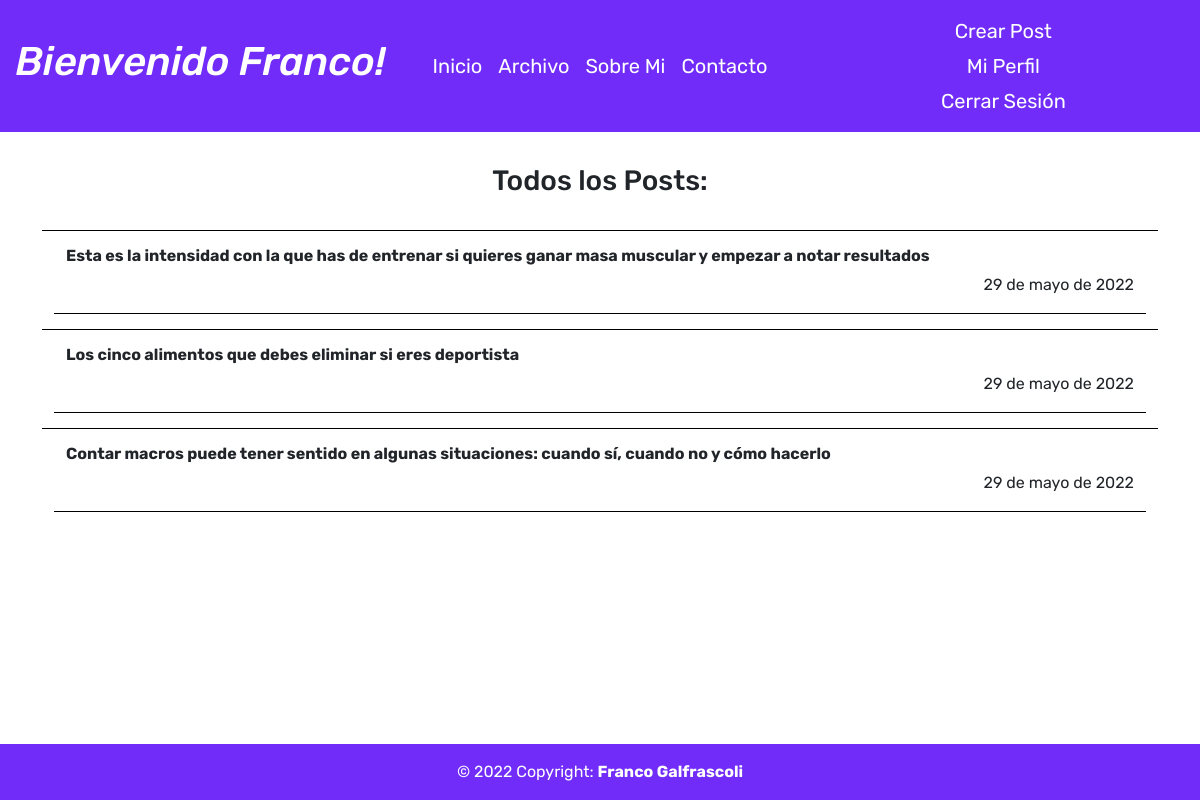
Page /allposts/ (signed in) on the committed database.
### blogdefranco/models.py (models this page shows, shortened)
class Post(models.Model):
    titulo = models.CharField(max_length= 500)
    epigrafe = models.TextField(max_length=700)
    autor = models.ForeignKey(User, on_delete=models.CASCADE)
    fecha = models.DateField(blank=False)
    imagen = models.ImageField(upload_to='post')
    cuerpo = RichTextField(blank=True, null=True)

### blogdefranco/views.py (the view)
# urls.py: path('allposts/', AllPosts.as_view(), name='All Posts' ),
class AllPosts(ListView):
    model = Post
    template_name = 'blogdefranco/archivo.html'
    ordering = ('-fecha', '-id')

### blogdefranco/templates/blogdefranco/archivo.html (shortened to what this page needs)
{% extends 'blogdefranco/base.html' %}
{% block body %}
<section class="pt-4 pt-5--large pr-sm pb-3 pb-5--large pl-sm bg-white blogdefranco">
 <div class="container pt-2">
    <h3 style="text-align: center">Todos los Posts:</h3> <br>
    {% for post in object_list%}
        <div class="container" style="margin-bottom: 10px; border-top: 1px solid black;">
            <div class="container" style="margin-bottom: 15px; border-bottom: 1px solid black; padding-top:15px">
                <a href="{% url 'Archivo' post.pk %}" class="hov-ul text-dark disp-blk" style="text-decoration: none;"><h6><strong>{{post.titulo}}</strong></h6> <p class="d-flex justify-content-end">{{post.fecha}}</p></a>
            </div>
        </div>
    {% endfor %}
 </div>
</section>
{% endblock %}

### blogdefranco/templates/blogdefranco/base.html (shortened to what this page needs)
{% load static %}
<!doctype html>
<html lang="es">
  <head>
    <link href="https://cdn.jsdelivr.net/npm/bootstrap@5.2.0-beta1/dist/css/bootstrap.min.css" rel="stylesheet">
  </head>
  <body style="height: 100vh; display: flex; flex-direction: column; font-family: 'Rubik', sans-serif; background-color: #fff;">
    <nav class="navbar navbar-expand-lg" style="color: #fff; background-color: #712cf9;">
      <div class="container-fluid d-flex align-items-center justify-content-between" style=" color: #fff">
        <div class="container d-flex align-items-center justify-content-center" style="padding-left: 0;">
          {% if user.is_authenticated %}
            <a href="{% url 'Inicio' %}" style="color: #fff; text-decoration:none"><h1><i>Bienvenido {{user.first_name}}!</i></h1></a>
          {% else %}
            <a href="{% url 'Inicio' %}" style="color: #fff; text-decoration:none"><h1>Blog de Franco</h1></a>
          {% endif %}
        </div>
        <div class="container d-flex align-items-center justify-content-center" style="color: #fff">
              <ul class="navbar-nav align-items-center" style="font-size: 20px; color: #fff; padding-left:0; padding-right:0">
                <li class="nav-item">
                  <a class="nav-link active" aria-current="page" href="{% url 'Inicio' %}" style="color: #fff;" >Inicio</a>
                </li>
                <li class="nav-item">
                  <a class="nav-link active" aria-current="page" href="{% url 'All Posts' %}" style="color: #fff;" >Archivo</a>
                </li>
                <li class="nav-item ">
                  <a class="nav-link active" aria-current="page" href="{% url 'Sobre Mi' %}" style="color: #fff;">Sobre Mi</a>
                </li>
                <li class="nav-item ">
                  <a class="nav-link active" aria-current="page" href="{% url 'Contacto' %}" style="color: #fff;">Contacto</a>
                </li>
              </ul>
        </div>
        <div class="container d-flex align-items-center text-center justify-content-center" style="color: #fff; padding-right:0">
              <ul class="navbar-nav" style="list-style: none;color: #fff; font-size: 20px;">
                <li class="nav-item" style="color: #fff;">
                  {% if user.is_authenticated %}
                    {% if request.user.is_staff %}
                      <a class="nav-link active" aria-current="page" href="{% url 'Crear Post' %}" style="color: #fff; padding-bottom:0px;  padding-right:0">Crear Post</a>
                      <a class="nav-link active" aria-current="page" href="{% url 'Perfil' user.id %}" style="color: #fff; padding-bottom:0px; padding-top:5px;  padding-right:0">Mi Perfil</a>
                      <a class="nav-link active" aria-current="page" href="{% url 'logout' %}" style="color: #fff; padding-top:5px;  padding-right:0">Cerrar Sesión</a>
                    {% else %}
                      <a class="nav-link active" aria-current="page" href="{% url 'Perfil' user.id %}" style="color: #fff; padding-bottom:0px;  padding-right:0">Mi Perfil</a>
                      <a class="nav-link active" aria-current="page" href="{% url 'logout' %}" style="color: #fff; padding-top:5px;  padding-right:0">Cerrar Sesión</a>
                    {% endif %}
                  {% else %}
                    <a class="nav-link" aria-current="page" href="{% url 'login' %}" style="color: #fff; padding-bottom:0px;  padding-right:0">Iniciar Sesión</a>
                    <a class="nav-link" aria-current="page" href="{% url 'Registrarse' %}" style="color: #fff; padding-top:5px;  padding-right:0">Registrarse</a>
                  {% endif %}
                </li>
              </ul>
        </div>
      </div>
    </nav>
    {% block body %}
    {% endblock %}
    <footer class="text-center text-white" style="margin-top: auto; background-color: #712cf9">
      <div class="text-center p-3">
        <a class="text-white" style="text-decoration: none;" href="{% url 'Sobre Mi' %}">© 2022 Copyright: <strong>Franco Galfrascoli</strong></a>
      </div>
    </footer>
  </body>
</html>

### blogdefranco/templates/blogdefranco/base.html (style rules this page uses)
html { overflow-y: scroll; }
.blogdefranco { animation-name: blogdefranco !important; animation-duration: 3s; }

### rows in the picture
Post: titulo "Esta es la intensidad con la que has de entrenar si quieres ganar masa muscular y empezar a notar resultados", fecha "29 de mayo de 2022"
Post: titulo "Los cinco alimentos que debes eliminar si eres deportista", fecha "29 de mayo de 2022"
Post: titulo "Contar macros puede tener sentido en algunas situaciones: cuando sí, cuando no y cómo hacerlo", fecha "29 de mayo de 2022"

### other values in the picture
{{ user.first_name }} "Franco"
